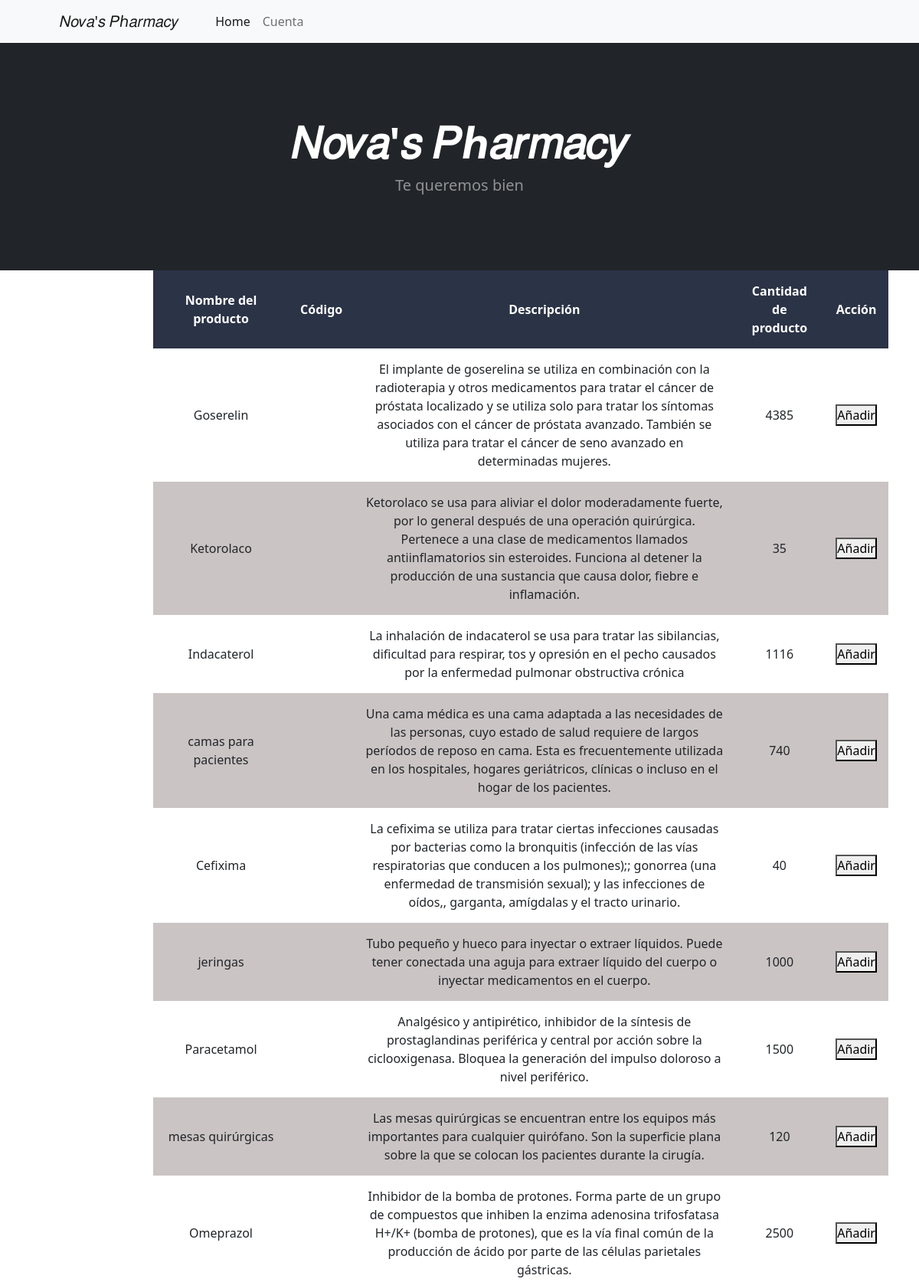
Page /back-end/listado.php (upper part) on the committed database.
### tables this page shows
CREATE TABLE `productos_medicos` (
  `Nombre_Producto` varchar(30) DEFAULT NULL,
  `IdCodigo` int(12) NOT NULL,
  `Descripcion` mediumtext DEFAULT NULL,
  `Numero_Cantidad` int(10) DEFAULT NULL
);

### back-end/listado.php (the view, shortened to what this page needs)
<?php
    $conectar = new mysqli("localhost","root","","farmacia");
?>
<!DOCTYPE html>
<html lang="en">
    <head>
        <link href="https://cdn.jsdelivr.net/npm/bootstrap-icons@1.5.0/font/bootstrap-icons.css" rel="stylesheet" />
        <link rel="stylesheet" href="css/ListadoFarmacia.css">
    </head>
    <body>
        <nav class="navbar navbar-expand-lg navbar-light bg-light">
            <div class="container px-4 px-lg-5">
                <a class="navbar-brand" href="#!">𝑁𝑜𝑣𝑎'𝑠 𝑃ℎ𝑎𝑟𝑚𝑎𝑐𝑦</a>
                <div class="collapse navbar-collapse" id="navbarSupportedContent">
                    <ul class="navbar-nav me-auto mb-2 mb-lg-0 ms-lg-4">
                        <li class="nav-item"><a class="nav-link active" aria-current="page" href="Venta.php">Home</a></li>
                        <li class="nav-item"><a class="nav-link" href="login.php">Cuenta</a></li>
                    </ul>
            </div>
        </nav>
        <header class="bg-dark py-5">
            <div class="container px-4 px-lg-5 my-5">
                <div class="text-center text-white">
                    <h1 class="display-4 fw-bolder">𝑁𝑜𝑣𝑎'𝑠 𝑃ℎ𝑎𝑟𝑚𝑎𝑐𝑦</h1>
                    <p class="lead fw-normal text-white-50 mb-0">Te queremos bien</p>
                </div>
            </div>
        </header>
<body>
	<div id= "main-container">
		<table>
			<thead>
				<tr>
                    <th>Nombre del producto</th>
					<th>Código</th>
					<th>Descripción</th>
					<th>Cantidad de producto</th>
                    <th colspan="1">Acción</th>
				</tr>
			</thead>
            <?php
                $query="SELECT * FROM productos_medicos";
                $resultado = $conectar->query($query);
                while($row= $resultado -> fetch_assoc()){
            ?>
                <tr>
                    <td><?php echo $row ['Nombre_Producto'];?></td>
                    <td><?php echo $row ['id_Codigo'];?></td>
                    <td><?php echo $row ['Descripcion'];?></td>
                    <td><?php echo $row ['Numero_Cantidad'];?></td>
                    <td> <button type="button">Añadir</button></td>
            <?php
                }
            ?>
		</table>
	</div>
</body>
</html>

### rows in the picture
productos_medicos: Nombre_Producto "Goserelin", Descripcion "El implante de goserelina se utiliza en combinación con la radioterapia y otros medicamentos para tratar el cáncer de próstata localizado y se utiliza solo para tratar los síntomas asociados con el cáncer de próstata avanzado. También se utiliza para tratar el cáncer de seno avanzado en determinadas mujeres.", Numero_Cantidad "4385"
productos_medicos: Nombre_Producto "Ketorolaco", Descripcion "Ketorolaco se usa para aliviar el dolor moderadamente fuerte, por lo general después de una operación quirúrgica. Pertenece a una clase de medicamentos llamados antiinflamatorios sin esteroides. Funciona al detener la producción de una sustancia que causa dolor, fiebre e inflamación.", Numero_Cantidad "35"
productos_medicos: Nombre_Producto "Indacaterol", Descripcion "La inhalación de indacaterol se usa para tratar las sibilancias, dificultad para respirar, tos y opresión en el pecho causados por la enfermedad pulmonar obstructiva crónica", Numero_Cantidad "1116"
productos_medicos: Nombre_Producto "camas para pacientes", Descripcion "Una cama médica es una cama adaptada a las necesidades de las personas, cuyo estado de salud requiere de largos períodos de reposo en cama. Esta es frecuentemente utilizada en los hospitales, hogares geriátricos, clínicas o incluso en el hogar de los pacientes.", Numero_Cantidad "740"
productos_medicos: Nombre_Producto "Cefixima", Descripcion "La cefixima se utiliza para tratar ciertas infecciones causadas por bacterias como la bronquitis (infección de las vías respiratorias que conducen a los pulmones);; gonorrea (una enfermedad de transmisión sexual); y las infecciones de oídos,, garganta, amígdalas y el tracto urinario.", Numero_Cantidad "40"
productos_medicos: Nombre_Producto "jeringas", Descripcion "Tubo pequeño y hueco para inyectar o extraer líquidos. Puede tener conectada una aguja para extraer líquido del cuerpo o inyectar medicamentos en el cuerpo.", Numero_Cantidad "1000"
productos_medicos: Nombre_Producto "Paracetamol", Descripcion "Analgésico y antipirético, inhibidor de la síntesis de prostaglandinas periférica y central por acción sobre la ciclooxigenasa. Bloquea la generación del impulso doloroso a nivel periférico.", Numero_Cantidad "1500"
productos_medicos: Nombre_Producto "mesas quirúrgicas", Descripcion "Las mesas quirúrgicas se encuentran entre los equipos más importantes para cualquier quirófano. Son la superficie plana sobre la que se colocan los pacientes durante la cirugía.", Numero_Cantidad "120"
productos_medicos: Nombre_Producto "Omeprazol", Descripcion "Inhibidor de la bomba de protones. Forma parte de un grupo de compuestos que inhiben la enzima adenosina trifosfatasa H+/K+ (bomba de protones), que es la vía final común de la producción de ácido por parte de las células parietales gástricas.", Numero_Cantidad "2500"
